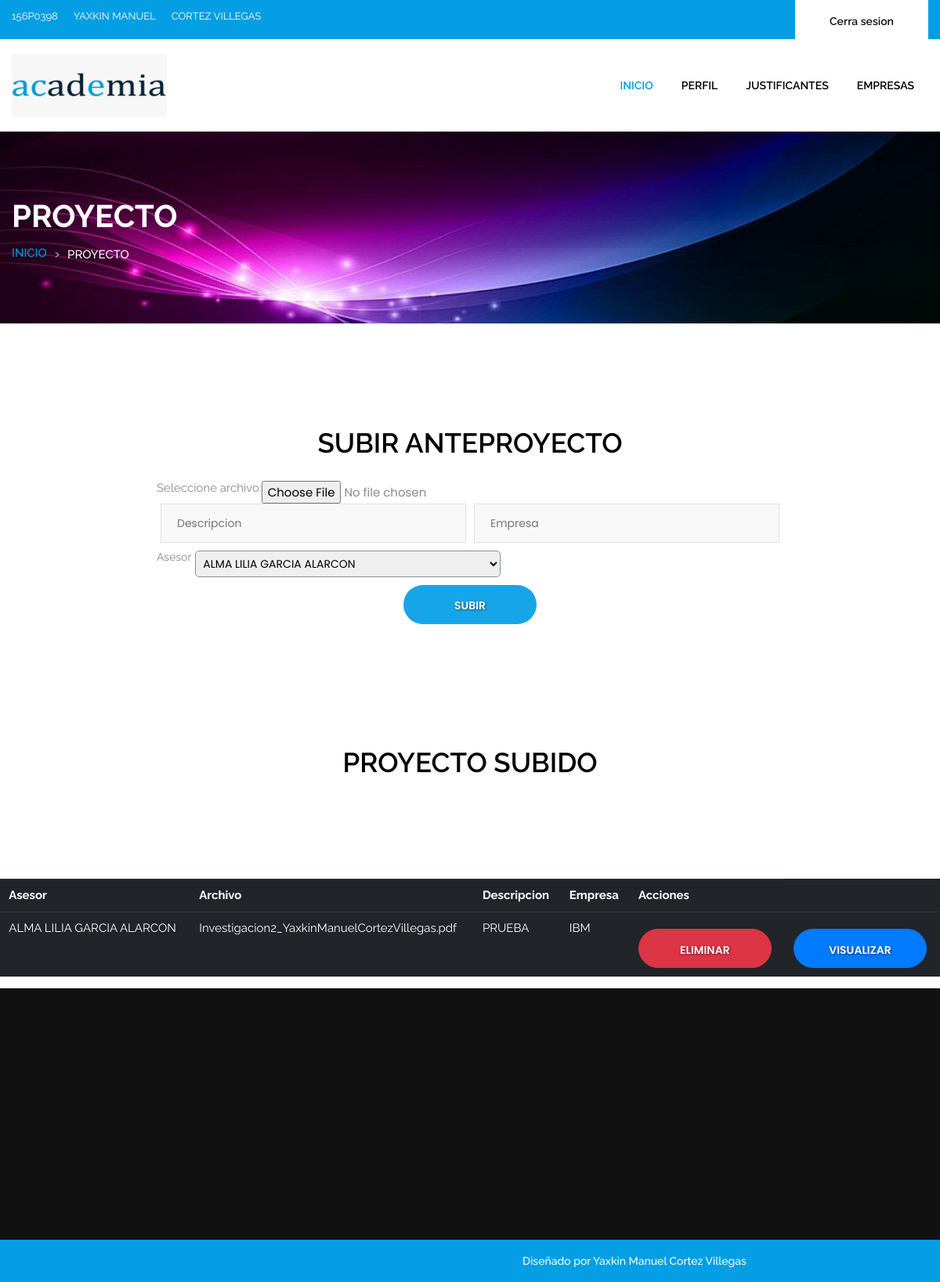
/vistas/proyecto.php (signed in), run on the app's committed database.
### tables this page shows
CREATE TABLE `alumnos` (
  `num_control` varchar(100) NOT NULL,
  `nombre` varchar(200) NOT NULL,
  `apellidos` varchar(200) DEFAULT NULL,
  `contra` varchar(200) DEFAULT NULL,
  `telefono` varchar(200) NOT NULL,
  `correo` varchar(200) NOT NULL,
  `semestre` varchar(10) NOT NULL,
  `carrera` int(11) NOT NULL,
  `grupo` varchar(10) NOT NULL
);

CREATE TABLE `anteproyecto` (
  `id_antp` int(10) NOT NULL,
  `alumno` varchar(200) DEFAULT NULL,
  `n_asesor` int(11) NOT NULL,
  `nombreA` varchar(200) NOT NULL,
  `descripcion` varchar(50) DEFAULT NULL,
  `ruta` varchar(20) NOT NULL,
  `tipo` varchar(20) NOT NULL,
  `peso` varchar(10) DEFAULT NULL,
  `empresa` varchar(100) NOT NULL
);

CREATE TABLE `maestros` (
  `id_maestro` int(11) NOT NULL,
  `num_control` varchar(100) NOT NULL,
  `nombre` varchar(200) NOT NULL,
  `apellidos` varchar(200) DEFAULT NULL,
  `contra` varchar(200) DEFAULT NULL,
  `telefono` varchar(200) NOT NULL,
  `correo` varchar(200) NOT NULL
);

### vistas/proyecto.php (the view, shortened to what this page needs)
<?php
include "../modelos/conexion.php";
$iduser = $_SESSION['num_control'];
$sql = "SELECT * FROM alumnos WHERE num_control='$iduser'";
$resultado = $conn->query($sql);
$row = $resultado->fetch_assoc();
$sql2 = "SELECT * FROM maestros";
$option = $conn->query($sql2);
?>
<!doctype html>
<html>
<head>
    <link rel="stylesheet" href="../css/bootstrap.min.css" />
    <link rel="stylesheet" href="../css/style.css" />
    <link rel="stylesheet" href="../css/responsive.css" />
    <link rel="stylesheet" href="../css/colors1.css" />
    <link rel="stylesheet" href="../css/custom.css" />
    <link rel="stylesheet" href="../css/animate.css" />
    <link rel="stylesheet" type="text/css" href="../revolution/css/settings.css" />
    <link rel="stylesheet" type="text/css" href="../revolution/css/layers.css" />
    <link rel="stylesheet" type="text/css" href="../revolution/css/navigation.css" />
</head>
<body id="default_theme" class="it_service">
    <div class="header_top">
        <div class="container">
            <div class="row">
                <div class="col-md-8">
                    <div class="full">
                        <div class="topbar-left">
                            <ul class="list-inline">
                                <li> <?php echo $row['num_control'] ?> </li>
                                <li> <?php echo $row['nombre'] ?> </li>
                                <li> <?php echo $row['apellidos'] ?> </li>
                            </ul>
                        </div>
                    </div>
                </div>
                <div class="col-md-4 right_section_header_top">
                    <div class="float-right">
                        <div class="make_appo"> <a class="btn white_btn" href="../modelos/salir.php">Cerra sesion</a>
                        </div>
                    </div>
                </div>
            </div>
        </div>
    </div>
    <div class="header_bottom">
        <div class="container">
            <div class="row">
                <div class="col-lg-3 col-md-12 col-sm-12 col-xs-12">
                    <div class="logo"> <a href="../vistas/dashboard.php"><img src="../images/logos/academica.png"
                                alt="logo" /></a> </div>
                </div>
                <div class="col-lg-9 col-md-12 col-sm-12 col-xs-12">
                    <div class="menu_side">
                        <div id="navbar_menu">
                            <ul class="first-ul">
                                <li> <a class="active" href="dashboard.php">Inicio</a>
                                <li> <a>Perfil</a>
                                <li><a href="justificantes.php">Justificantes</a></li>
                                <li> <a href="empresas/mainEmpresas.php">Empresas</a></li>
                            </ul>
                        </div>
                    </div>
                </div>
            </div>
        </div>
    </div>
    <div id="inner_banner" class="section inner_banner_section">
        <div class="container">
            <div class="row">
                <div class="col-md-12">
                    <div class="full">
                        <div class="title-holder">
                            <div class="title-holder-cell text-left">
                                <h1 class="page-title">PROYECTO</h1>
                                <ol class="breadcrumb">
                                    <li><a href="dashboard.php">INICIO</a></li>
                                    <li class="active">PROYECTO</li>
                                </ol>
                            </div>
                        </div>
                    </div>
                </div>
            </div>
        </div>
    </div>
    <div class="section padding_layout_1">
        <div id="center">
            <div class="container">
                <div class="row">
                    <div class="col-xl-2 col-lg-2 col-md-12 col-sm-12 col-xs-12"></div>
                    <div class="col-xl-8 col-lg-8 col-md-12 col-sm-12 col-xs-12">
                        <div class="row">
                            <div class="col-lg-12 col-md-12 col-sm-12 col-xs-12 contant_form">
                                <h2 class="text_align_center">SUBIR ANTEPROYECTO</h2>
                                <div class="form_section">
                                    <form action="../modelos/uploader.php" method="post" enctype="multipart/form-data">
                                        <fieldset>
                                            <div class="row">
                                                Seleccione archivo: <input name="fichero" type="file" size="150"
                                                    maxlength="150" accept="application/pdf">
                                                <div class="field col-lg-6 col-md-6 col-sm-12 col-xs-12">
                                                    <input class="field_custom" placeholder="Descripcion"
                                                        type="descripcion" name="descripcion">
                                                </div>
                                                <div class="field col-lg-6 col-md-6 col-sm-12 col-xs-12">
                                                    <input class="field_custom" placeholder="Empresa" type="descripcion"
                                                        name="empresa">
                                                        </div>
                                                    <label class="asesor">Asesor</label>
                                                    <div class="field col-lg-6 col-md-6 col-sm-12 col-xs-12">
                                                    <select class="select" name="tipo">
                                                        <?php
														while ($row2 = mysqli_fetch_array($option)) {
															echo '<option value="' . $row2['id_maestro'] . '">' . $row2['nombre'] . ' ' . $row2['apellidos'] . '</option>'
															;
														}
														?>
                                                    </select>
                                                </div>
                                                    <div class="center"><button class="btn main_bt">SUBIR</button></div>
                                                </div>
                                    </form>
                                </div>
                                </fieldset><br><br><br><br><br><br><br><br>
                                <h2 class="text_align_center">Proyecto Subido</h2>
                            </div>
                        </div>
                    </div>
                </div>
            </div>
        </div>
    </div>
    <table class="table table-hover table-dark">
            <tr>
                <th scope="col">Asesor</th>
                <th scope="col">Archivo</th>
                <th scope="col">Descripcion</th>
                <th scope="col">Empresa</th>
                <th scope="col">Acciones</th>
            </tr>
            <?php
            $sql3 = "SELECT an.id_antp, m.nombre, m.apellidos, an.nombreA, an.descripcion, an.empresa
                FROM anteproyecto an, alumnos a, maestros m
                WHERE an.alumno=a.num_control AND m.id_maestro=an.n_asesor AND a.num_control='$iduser'";
            $result = mysqli_query($conn, $sql3);
            while ($mostrar = mysqli_fetch_array($result)) {
            ?>
            <tr>
                <td><?php echo $mostrar['nombre'].' '.$mostrar['apellidos'] ?></td>
                <td><?php echo $mostrar['nombreA'] ?></td>
                <td><?php echo $mostrar['descripcion'] ?></td>
                <td><?php echo $mostrar['empresa'] ?></td>
                <td>
                    <a class="btn btn-danger"
                        href="../modelos/eliminarAnteproyecto.php?proyecto=<?php echo $mostrar['id_antp']; ?>">Eliminar</a>
                </td>
                <td>
                    <a class="btn btn-primary"
                        href="../modelos/descargar.php?proyecto=<?php echo $mostrar['id_antp']; ?>">Visualizar</a>
                </td>
            </tr>
            <?php
                }
            ?>
        </table>
    <footer class="footer_style_2">
        <div class="cprt">
            <p>Diseñado por Yaxkin Manuel Cortez Villegas</p>
        </div>
    </footer>
</body>
</html>

### css/colors1.css (style rules this page uses)
.header_top, #navbar_menu ul ul li a:hover, #navbar_menu ul ul li a:focus, .full_slider_inner, .bg_load, .theme_color_bg, .price_table_active .price_head, a.btn.dark_gray_bt:hover, a.btn.dark_gray_bt:focus, .carousel-indicators .active, .social_icon_style_2 ul li a:hover, .social_icon_style_2 ul li a:focus, .progress-bar, .tags a:hover, .tags a:focus, .testimonial_slider .carousel-control:hover, .testimonial_slider .carousel-control:focus, .pagination>.active>a, .pagination>.active>a:focus, .pagination>.active>a:hover, .pagination>.active>span, .pagination>.active>span:focus, .pagination>.active>span:hover, .icon_feature { background: #039ee3; background-size: 100% 100%; border: none; }
#navbar_menu > ul > li a.active, #navbar_menu > ul > li:hover > a, #navbar_menu > ul > li:focus > a, footer p a:hover,footer p a:focus, .footer-menu li a:hover, .footer-menu li a:focus, footer ul.social_icons li a:hover, footer ul.social_icons li a:focus, .breadcrumb li a { color: #039ee3; }
footer h2::after, .footer_mail-section .field button.button_custom, .cprt,.contact_us_section { background: #039ee3; }
a.btn.main_bt, button.btn.main_bt { background: #17a5e9; border: none; }
button.btn.white_btn, a.btn.white_btn, button.btn.white_btn, a.btn.white_btn { color: #111; text-transform: none; text-shadow: none; }

### data on the page
alumnos: num_control "156P0398", nombre "YAXKIN MANUEL", apellidos "CORTEZ VILLEGAS"
anteproyecto: n_asesor.nombre "ALMA LILIA", n_asesor.apellidos "GARCIA ALARCON", nombreA "Investigacion2_YaxkinManuelCortezVillegas.pdf", descripcion "PRUEBA", empresa "IBM"

### other printed values
form field tipo "ALMA LILIA GARCIA ALARCON"
